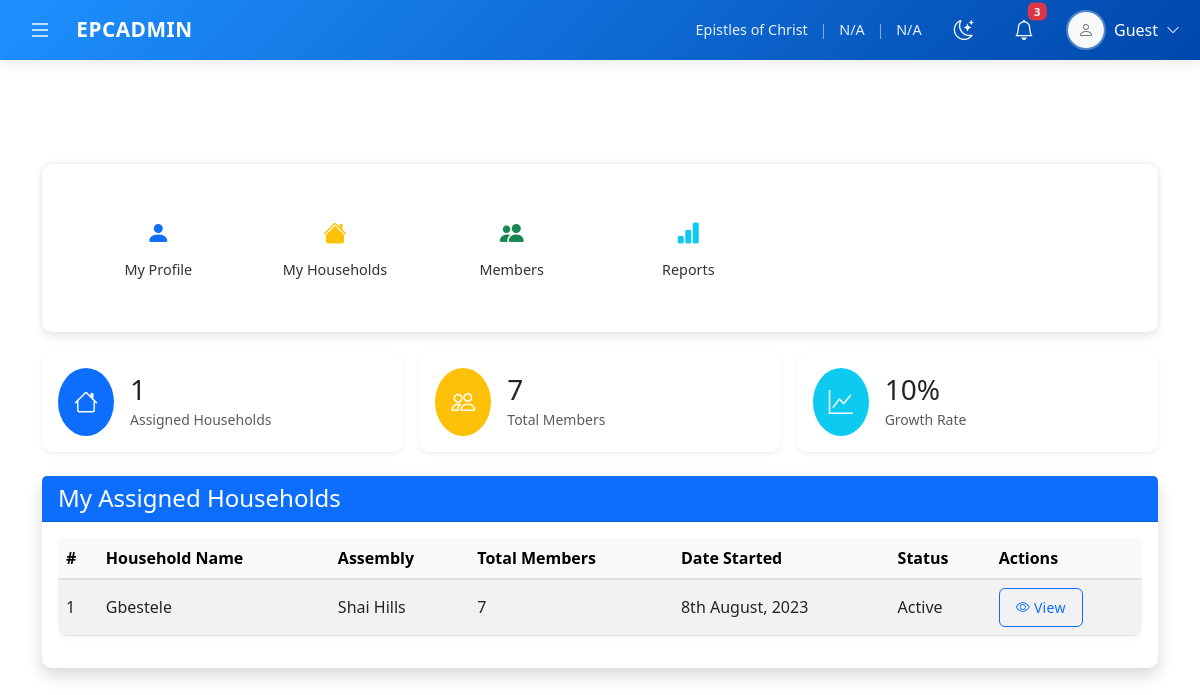
Screenshot of /app/pages/tpd/shepherds/shepherds_home.php with the database file from the repository.
### tables this page shows
CREATE TABLE `households` (
  `household_id` int(11) NOT NULL,
  `assembly_id` int(11) NOT NULL,
  `address` varchar(255) NOT NULL,
  `digital_address` varchar(20) NOT NULL,
  `nearest_landmark` varchar(255) DEFAULT NULL,
  `date_started` date DEFAULT NULL,
  `name` varchar(100) NOT NULL,
  `description` text DEFAULT NULL,
  `status` tinyint(1) NOT NULL DEFAULT 1,
  `created_at` timestamp NOT NULL DEFAULT current_timestamp(),
  `updated_at` timestamp NULL DEFAULT NULL ON UPDATE current_timestamp(),
  `created_by` varchar(50) NOT NULL,
  `updated_by` varchar(50) DEFAULT NULL
);

CREATE TABLE `assemblies` (
  `assembly_id` int(11) NOT NULL,
  `zone_id` int(11) NOT NULL,
  `region` varchar(100) NOT NULL,
  `city_town` varchar(100) NOT NULL,
  `digital_address` varchar(20) NOT NULL,
  `nearest_landmark` varchar(255) DEFAULT NULL,
  `date_started` date DEFAULT NULL,
  `name` varchar(100) NOT NULL,
  `description` text DEFAULT NULL,
  `status` tinyint(1) NOT NULL DEFAULT 1,
  `created_at` timestamp NOT NULL DEFAULT current_timestamp(),
  `updated_at` timestamp NULL DEFAULT NULL ON UPDATE current_timestamp(),
  `created_by` varchar(50) NOT NULL,
  `updated_by` varchar(50) DEFAULT NULL
);

### app/includes/sidebar.php (called while the page is built, shortened)
<?php
$base_url = '/Ekklessia-church-management/app/pages';
?>

### app/pages/tpd/shepherds/shepherds_home.php (the view, shortened to what this page needs)
<?php
include "../../../config/db.php";
$shepherd_id = $_SESSION['member_id'] ?? 16;
try {
    $stmt = $pdo->prepare("
        SELECT h.household_id, h.name AS household_name, h.date_started, h.status, a.name AS assembly_name,
               (SELECT COUNT(*) FROM member_household mh WHERE mh.household_id = h.household_id) AS total_members
        FROM households h
        JOIN household_shepherdhead_assignments hsa ON h.household_id = hsa.household_id
        LEFT JOIN assemblies a ON h.assembly_id = a.assembly_id
        WHERE hsa.shepherd_member_id = ?
        ORDER BY h.name ASC
    ");
    $stmt->execute([$shepherd_id]);
    $households = $stmt->fetchAll(PDO::FETCH_ASSOC);
} catch (PDOException $e) {
    $_SESSION['error_message'] = "Error fetching households: " . $e->getMessage();
    $households = [];
}
$total_households = count($households);
$total_members = array_sum(array_column($households, 'total_members'));
$growth_rate = 10;
?>
<!DOCTYPE html>
<html lang="en">
<?php include "../../../includes/header.php"; ?>
<body class="d-flex flex-column min-vh-100">
<main class="container flex-grow-1 py-2">
    <div class="card nav-card">
        <div class="card-body">
            <div class="row g-3">
                <div class="col-6 col-md-4 col-lg-2">
                    <a href="<?= $base_url ?>/shepherds/profile.php" class="nav-link-btn">
                        <i class="bi bi-person-fill text-primary"></i><span>My Profile</span>
                    </a>
                </div>
                <div class="col-6 col-md-4 col-lg-2">
                    <a href="<?= $base_url ?>/shepherds/households.php" class="nav-link-btn">
                        <i class="bi bi-house-fill text-warning"></i><span>My Households</span>
                    </a>
                </div>
                <div class="col-6 col-md-4 col-lg-2">
                    <a href="<?= $base_url ?>/shepherds/members.php" class="nav-link-btn">
                        <i class="bi bi-people-fill text-success"></i><span>Members</span>
                    </a>
                </div>
                <div class="col-6 col-md-4 col-lg-2">
                    <a href="<?= $base_url ?>/shepherds/reports.php" class="nav-link-btn">
                        <i class="bi bi-bar-chart-fill text-info"></i><span>Reports</span>
                    </a>
                </div>
            </div>
        </div>
    </div>
    <div class="row g-3 mb-4">
        <div class="col-md-4">
            <div class="card dashboard-card shadow-sm h-100">
                <div class="card-body">
                    <div class="d-flex align-items-center">
                        <div class="bg-primary text-white rounded-circle p-3 me-3">
                            <i class="bi bi-house fs-4"></i>
                        </div>
                        <div>
                            <h3 class="mb-0"><?= $total_households ?></h3>
                            <small class="text-muted">Assigned Households</small>
                        </div>
                    </div>
                </div>
            </div>
        </div>
        <div class="col-md-4">
            <div class="card dashboard-card shadow-sm h-100">
                <div class="card-body">
                    <div class="d-flex align-items-center">
                        <div class="bg-warning text-white rounded-circle p-3 me-3">
                            <i class="bi bi-people fs-4"></i>
                        </div>
                        <div>
                            <h3 class="mb-0"><?= $total_members ?></h3>
                            <small class="text-muted">Total Members</small>
                        </div>
                    </div>
                </div>
            </div>
        </div>
        <div class="col-md-4">
            <div class="card dashboard-card shadow-sm h-100">
                <div class="card-body">
                    <div class="d-flex align-items-center">
                        <div class="bg-info text-white rounded-circle p-3 me-3">
                            <i class="bi bi-graph-up fs-4"></i>
                        </div>
                        <div>
                            <h3 class="mb-0"><?= $growth_rate ?>%</h3>
                            <small class="text-muted">Growth Rate</small>
                        </div>
                    </div>
                </div>
            </div>
        </div>
    </div>
    <div class="card shadow">
        <div class="card-header bg-primary text-white">
            <h4 class="mb-0">My Assigned Households</h4>
        </div>
        <div class="card-body">
            <div class="table-responsive">
                <table class="table table-striped table-hover align-middle">
                    <thead class="table-light">
                        <tr>
                            <th>#</th>
                            <th>Household Name</th>
                            <th>Assembly</th>
                            <th>Total Members</th>
                            <th>Date Started</th>
                            <th>Status</th>
                            <th>Actions</th>
                        </tr>
                    </thead>
                    <tbody>
                        <?php if (empty($households)): ?>
                            <tr><td colspan="7" class="text-center text-muted">No households assigned.</td></tr>
                        <?php else: ?>
                            <?php foreach ($households as $index => $household): ?>
                                <tr>
                                    <td><?= $index + 1 ?></td>
                                    <td><?= htmlspecialchars($household['household_name']) ?></td>
                                    <td><?= htmlspecialchars($household['assembly_name'] ?? 'N/A') ?></td>
                                    <td><?= htmlspecialchars($household['total_members']) ?></td>
                                    <td><?= htmlspecialchars($household['date_started'] ? (new DateTime($household['date_started']))->format('jS F, Y') : 'N/A') ?></td>
                                    <td><?= $household['status'] ? 'Active' : 'Inactive' ?></td>
                                    <td>
                                        <a href="<?= $base_url ?>/shepherds/household_details.php?id=<?= $household['household_id'] ?>" class="btn btn-sm btn-outline-primary">
                                            <i class="bi bi-eye"></i> View
                                        </a>
                                    </td>
                                </tr>
                            <?php endforeach; ?>
                        <?php endif; ?>
                    </tbody>
                </table>
            </div>
        </div>
    </div>
</main>
</body>
</html>

### Public/assets/css/style.css (style rules this page uses)
body { min-height: 100vh; display: flex; flex-direction: column; }
.card { border: none; border-radius: 10px; box-shadow: 0 2px 15px rgba(0, 0, 0, 0.08); transition: transform 0.2s ease, box-shadow 0.2s ease; }
.btn { border-radius: 6px; padding: 0.5rem 1rem; font-weight: 500; letter-spacing: 0.3px; }
.table { border-radius: 8px; overflow: hidden; box-shadow: 0 0 10px rgba(0, 0, 0, 0.05); }
.table thead th { background: #f8f9fa; border-bottom: 2px solid #dee2e6; font-weight: 600; }

### app/pages/tpd/shepherds/shepherds_home.php (style rules this page uses)
.nav-card { background-color: #ffffff; border: none; box-shadow: 0 -2px 6px -2px rgba(0, 0, 0, 0.1), 0 4px 8px rgba(0, 0, 0, 0.1); border-radius: 10px; padding: 20px; margin-bottom: 20px; }
.nav-card .nav-link-btn { display: flex; flex-direction: column; align-items: center; text-align: center; text-decoration: none; color: #333; padding: 15px; border-radius: 8px; transition: background-color 0.3s, transform 0.2s; }
.nav-link-btn i { font-size: 1.5rem; margin-bottom: 8px; }
.nav-link-btn span { font-size: 0.9rem; font-weight: 500; }

### rows the page displays
households: name "Gbestele", assembly.name "Shai Hills", total_members "7", date_started "8th August, 2023", status "Active"

### other values shown
$church_name "Epistles of Christ"
$assembly_name "N/A"
$household_name "N/A"
$username "Guest"
$total_households "1"
$total_members "7"
$growth_rate "10"
